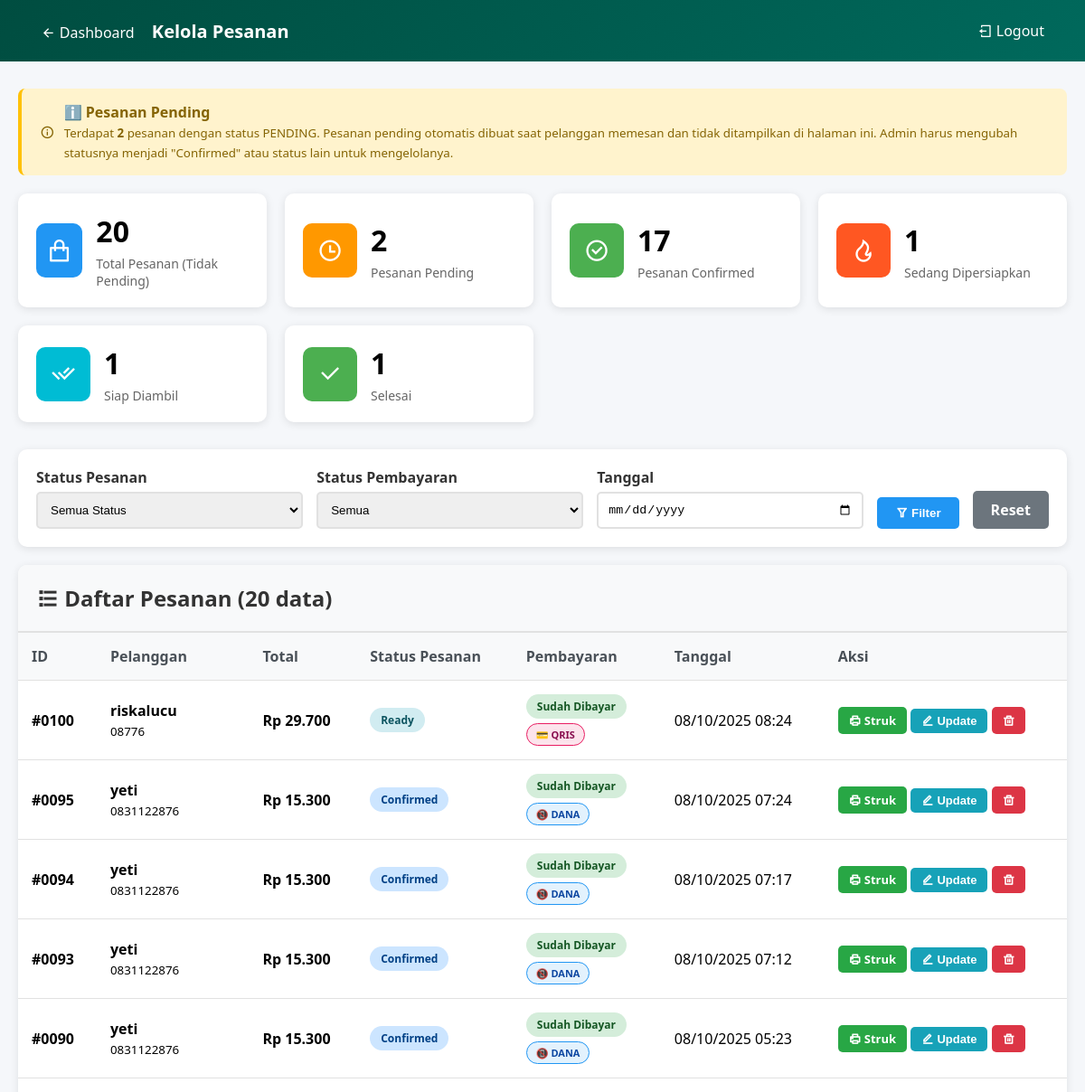
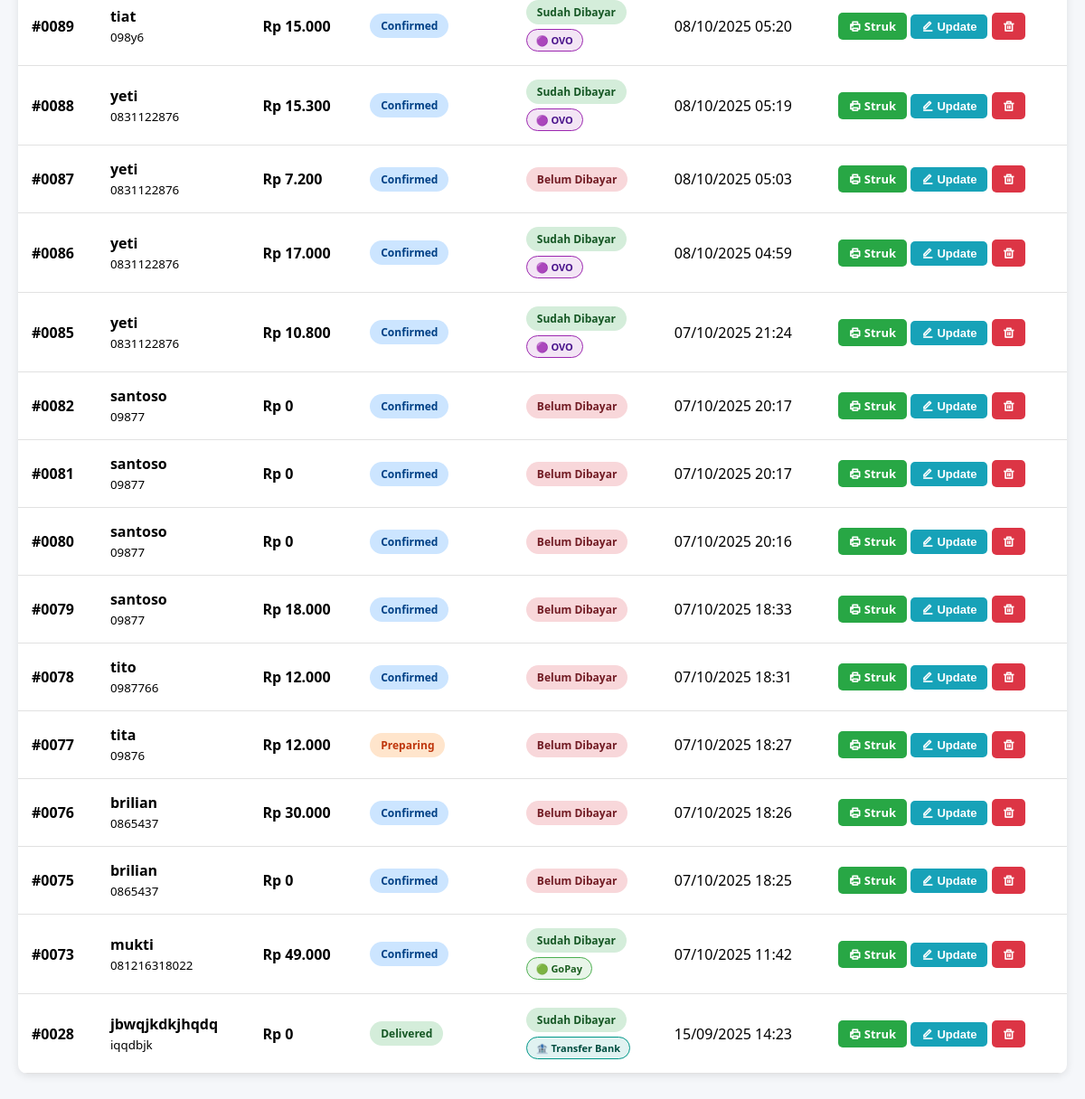
Screenshot of /website/admin_pesanan.php (signed in) with the database file from the repository (2 pictures, top to bottom).
### tables this page shows
CREATE TABLE IF NOT EXISTS `tb_pesanan` (
  `id_pesanan` int NOT NULL AUTO_INCREMENT,
  `id_pembeli` int DEFAULT NULL,
  `is_member` tinyint DEFAULT NULL,
  `tanggal` datetime DEFAULT NULL,
  `catatan` text,
  `status_pesanan` enum('pending','confirmed','preparing','ready','delivered','cancelled') DEFAULT NULL,
  `status_pembayaran` enum('paid','unpaid') DEFAULT NULL,
  `metode_pembayaran` enum('gopay','dana','ovo','shopeepay','qris','transfer_bank') DEFAULT NULL,
  PRIMARY KEY (`id_pesanan`),
  KEY `FK_tb_pesanan_tb_pembeli` (`id_pembeli`),
  CONSTRAINT `FK_tb_pesanan_tb_pembeli` FOREIGN KEY (`id_pembeli`) REFERENCES `tb_pembeli` (`id_pembeli`) ON DELETE CASCADE ON UPDATE CASCADE
);

CREATE TABLE IF NOT EXISTS `tb_pembeli` (
  `id_pembeli` int NOT NULL AUTO_INCREMENT,
  `nama_pembeli` varchar(100) DEFAULT NULL,
  `nomor_pembeli` varchar(15) DEFAULT NULL,
  `alamat` text,
  PRIMARY KEY (`id_pembeli`)
);

### website/admin_pesanan.php (the view, shortened to what this page needs)
<?php
include "koneksi.php";
$columns_check = mysqli_query($koneksi, "SHOW COLUMNS FROM tb_pesanan LIKE 'status_pembayaran'");
$has_payment_status = mysqli_num_rows($columns_check) > 0;
$method_check = mysqli_query($koneksi, "SHOW COLUMNS FROM tb_pesanan LIKE 'metode_pembayaran'");
$has_payment_method = mysqli_num_rows($method_check) > 0;
$filter_tanggal = isset($_GET['tanggal']) && trim($_GET['tanggal']) != '' ? mysqli_real_escape_string($koneksi, trim($_GET['tanggal'])) : '';
$where = [];
$where[] = "p.status_pesanan != 'pending'";
$where_clause = count($where) > 0 ? "WHERE " . implode(" AND ", $where) : "";
$query = "
    SELECT p.*, b.nama_pembeli, b.nomor_pembeli, b.alamat" .
    ($has_payment_status ? ", p.status_pembayaran" : "") .
    ($has_payment_method ? ", p.metode_pembayaran" : "") . ",
           (SELECT SUM(subtotal) FROM tb_detailpembayaran WHERE id_pesanan = p.id_pesanan) as total
    FROM tb_pesanan p
    JOIN tb_pembeli b ON p.id_pembeli = b.id_pembeli
    $where_clause
    ORDER BY p.tanggal DESC
";
$pesanan = mysqli_query($koneksi, $query);
$total_where = "WHERE p.status_pesanan != 'pending'";
$total_query = "SELECT COUNT(*) as c FROM tb_pesanan p $total_where";
$total_result = mysqli_query($koneksi, $total_query);
$total_pesanan = mysqli_fetch_assoc($total_result)['c'] ?? 0;
$pending_count = mysqli_fetch_assoc(mysqli_query($koneksi, "SELECT COUNT(*) as c FROM tb_pesanan p WHERE p.status_pesanan = 'pending'"))['c'] ?? 0;
$confirmed = mysqli_fetch_assoc(mysqli_query($koneksi, "SELECT COUNT(*) as c FROM tb_pesanan p WHERE p.status_pesanan = 'confirmed'"))['c'] ?? 0;
$preparing = mysqli_fetch_assoc(mysqli_query($koneksi, "SELECT COUNT(*) as c FROM tb_pesanan p WHERE p.status_pesanan = 'preparing'"))['c'] ?? 0;
$ready = mysqli_fetch_assoc(mysqli_query($koneksi, "SELECT COUNT(*) as c FROM tb_pesanan p WHERE p.status_pesanan = 'ready'"))['c'] ?? 0;
$selesai = mysqli_fetch_assoc(mysqli_query($koneksi, "SELECT COUNT(*) as c FROM tb_pesanan p WHERE p.status_pesanan = 'delivered'"))['c'] ?? 0;
?>
<!DOCTYPE html>
<html lang="id">
<head>
    <link rel="stylesheet" href="https://cdnjs.cloudflare.com/ajax/libs/remixicon/4.6.0/remixicon.min.css">
</head>
<body>
    <div class="header">
        <div>
            <a href="admin_dashboard.php"><i class="ri-arrow-left-line"></i> Dashboard</a>
            <span style="font-size: 20px; font-weight: bold;">Kelola Pesanan</span>
        </div>
        <a href="admin_logout.php"><i class="ri-logout-box-line"></i> Logout</a>
    </div>
    <div class="container">
        <div class="info-box">
            <i class="ri-information-line"></i>
            <div>
                <strong>ℹ️ Pesanan Pending</strong>
                <br>
                <small>Terdapat <strong><?= $pending_count ?></strong> pesanan dengan status PENDING. Pesanan pending otomatis dibuat saat pelanggan memesan dan tidak ditampilkan di halaman ini. Admin harus mengubah statusnya menjadi "Confirmed" atau status lain untuk mengelolanya.</small>
            </div>
        </div>
        <div class="stats-grid">
            <div class="stat-card">
                <div class="stat-icon total"><i class="ri-shopping-bag-line"></i></div>
                <div class="stat-info">
                    <h3><?= $total_pesanan ?></h3>
                    <p>Total Pesanan (Tidak Pending)</p>
                </div>
            </div>
            <div class="stat-card">
                <div class="stat-icon pending"><i class="ri-time-line"></i></div>
                <div class="stat-info">
                    <h3><?= $pending_count ?></h3>
                    <p>Pesanan Pending</p>
                </div>
            </div>
            <div class="stat-card">
                <div class="stat-icon confirmed"><i class="ri-checkbox-circle-line"></i></div>
                <div class="stat-info">
                    <h3><?= $confirmed ?></h3>
                    <p>Pesanan Confirmed</p>
                </div>
            </div>
            <div class="stat-card">
                <div class="stat-icon preparing"><i class="ri-fire-line"></i></div>
                <div class="stat-info">
                    <h3><?= $preparing ?></h3>
                    <p>Sedang Dipersiapkan</p>
                </div>
            </div>
            <div class="stat-card">
                <div class="stat-icon ready"><i class="ri-check-double-line"></i></div>
                <div class="stat-info">
                    <h3><?= $ready ?></h3>
                    <p>Siap Diambil</p>
                </div>
            </div>
            <div class="stat-card">
                <div class="stat-icon selesai"><i class="ri-check-line"></i></div>
                <div class="stat-info">
                    <h3><?= $selesai ?></h3>
                    <p>Selesai</p>
                </div>
            </div>
        </div>
        <form class="filters" method="GET" action="admin_pesanan.php">
            <div class="filter-group">
                <label>Status Pesanan</label>
                <select name="status">
                    <option value="">Semua Status</option>
                </select>
            </div>
            <?php if ($has_payment_status): ?>
            <div class="filter-group">
                <label>Status Pembayaran</label>
                <select name="pembayaran">
                    <option value="">Semua</option>
                </select>
            </div>
            <?php endif; ?>
            <div class="filter-group">
                <label>Tanggal</label>
                <input type="date" name="tanggal" value="<?= htmlspecialchars($filter_tanggal) ?>">
            </div>
            <button type="submit" class="btn btn-primary">
                <i class="ri-filter-line"></i> Filter
            </button>
            <a href="admin_pesanan.php" class="btn btn-secondary">Reset</a>
        </form>
        <div class="card">
            <div class="card-header">
                <h2><i class="ri-list-check"></i> Daftar Pesanan (<?= mysqli_num_rows($pesanan) ?> data)</h2>
            </div>
            <table>
                <thead>
                    <tr>
                        <th>ID</th>
                        <th>Pelanggan</th>
                        <th>Total</th>
                        <th>Status Pesanan</th>
                        <?php if ($has_payment_status): ?>
                        <th>Pembayaran</th>
                        <?php endif; ?>
                        <th>Tanggal</th>
                        <th>Aksi</th>
                    </tr>
                </thead>
                <tbody>
                    <?php if(mysqli_num_rows($pesanan) > 0): ?>
                        <?php while($p = mysqli_fetch_assoc($pesanan)):
                            $id_pesanan = $p['id_pesanan'] ?? 0;
                            $nama_pembeli = $p['nama_pembeli'] ?? '-';
                            $nomor_pembeli = $p['nomor_pembeli'] ?? '-';
                            $total = $p['total'] ?? 0;
                            $status_pesanan = $p['status_pesanan'] ?? 'pending';
                            $status_pembayaran = $p['status_pembayaran'] ?? 'unpaid';
                            $metode_pembayaran = $p['metode_pembayaran'] ?? null;
                            $tanggal = $p['tanggal'] ?? date('Y-m-d H:i:s');
                            $metode_display = [
                                'gopay' => '🟢 GoPay',
                                'dana' => '📵 DANA',
                                'ovo' => '🟣 OVO',
                                'qris' => '💳 QRIS',
                                'transfer_bank' => '🏦 Transfer Bank',
                                'cash' => '💵 Tunai'
                            ];
                        ?>
                        <tr>
                            <td><strong>#<?= str_pad($id_pesanan, 4, '0', STR_PAD_LEFT) ?></strong></td>
                            <td>
                                <strong><?= htmlspecialchars($nama_pembeli) ?></strong><br>
                                <small><?= htmlspecialchars($nomor_pembeli) ?></small>
                            </td>
                            <td><strong>Rp <?= number_format($total, 0, ',', '.') ?></strong></td>
                            <td>
                                <span class="status-badge status-<?= $status_pesanan ?>">
                                    <?= ucfirst($status_pesanan) ?>
                                </span>
                            </td>
                            <?php if ($has_payment_status): ?>
                            <td>
                                <span class="status-badge status-<?= $status_pembayaran ?>">
                                    <?= $status_pembayaran=='paid'?'Sudah Dibayar':'Belum Dibayar' ?>
                                </span>
                                <?php if ($status_pembayaran == 'paid' && $metode_pembayaran): ?>
                                <br>
                                <span class="payment-method method-<?= $metode_pembayaran ?>">
                                    <?= $metode_display[$metode_pembayaran] ?? ucfirst($metode_pembayaran) ?>
                                </span>
                                <?php endif; ?>
                            </td>
                            <?php endif; ?>
                            <td><?= date('d/m/Y H:i', strtotime($tanggal)) ?></td>
                            <td>
                                <a href="print_struk.php?id=<?= $id_pesanan ?>" target="_blank" class="btn btn-success btn-sm">
                                    <i class="ri-printer-line"></i> Struk
                                </a>
                                <button class="btn btn-info btn-sm" onclick="updateStatus(<?= $id_pesanan ?>, '<?= $status_pesanan ?>', '<?= $status_pembayaran ?>', '<?= $metode_pembayaran ?>')">
                                    <i class="ri-edit-line"></i> Update
                                </button>
                                <a href="?delete=<?= $id_pesanan ?>" class="btn btn-danger btn-sm"
                                   onclick="return confirm('Yakin ingin menghapus pesanan ini?')">
                                    <i class="ri-delete-bin-line"></i>
                                </a>
                            </td>
                        </tr>
                        <?php endwhile; ?>
                    <?php endif; ?>
                </tbody>
            </table>
        </div>
    </div>
</body>
</html>

### website/admin_pesanan.php (style rules this page uses)
* { margin: 0; padding: 0; box-sizing: border-box; }
body { font-family: 'Segoe UI', Arial; background: #f5f7fa; }
.header { background: linear-gradient(135deg, #004d40 0%, #00695c 100%); color: white; padding: 15px 30px; display: flex; justify-content: space-between; align-items: center; }
.header a { color: white; text-decoration: none; padding: 8px 15px; border-radius: 5px; transition: background 0.3s; }
.container { max-width: 1400px; margin: 30px auto; padding: 0 20px; }
.stats-grid { display: grid; grid-template-columns: repeat(auto-fit, minmax(250px, 1fr)); gap: 20px; margin-bottom: 30px; }
.stat-card { background: white; padding: 20px; border-radius: 10px; box-shadow: 0 2px 10px rgba(0,0,0,0.1); display: flex; align-items: center; gap: 15px; }
.stat-icon { width: 60px; height: 60px; border-radius: 10px; display: flex; align-items: center; justify-content: center; font-size: 28px; color: white; }
.stat-icon.total { background: #2196f3; }
.stat-icon.pending { background: #ff9800; }
.stat-icon.confirmed { background: #4caf50; }
.stat-icon.preparing { background: #ff5722; }
.stat-icon.ready { background: #00bcd4; }
.stat-icon.selesai { background: #4caf50; }
.stat-info h3 { font-size: 32px; margin-bottom: 5px; }
.stat-info p { color: #666; font-size: 14px; }
.info-box { background: #fff3cd; color: #856404; padding: 15px 20px; border-radius: 8px; margin-bottom: 20px; border-left: 4px solid #ffc107; display: flex; align-items: center; gap: 10px; }
.filters { background: white; padding: 20px; border-radius: 10px; margin-bottom: 20px; box-shadow: 0 2px 10px rgba(0,0,0,0.1); display: flex; gap: 15px; flex-wrap: wrap; align-items: end; }
.filter-group { flex: 1; min-width: 200px; }
.filter-group label { display: block; margin-bottom: 5px; font-weight: 600; color: #333; }
.filter-group select, .filter-group input { width: 100%; padding: 10px; border: 2px solid #e1e1e1; border-radius: 5px; }
.btn { padding: 10px 20px; border: none; border-radius: 5px; cursor: pointer; font-weight: 600; text-decoration: none; display: inline-block; }
.btn-primary { background: #2196f3; color: white; }
.btn-secondary { background: #6c757d; color: white; }
.btn-success { background: #28a745; color: white; }
.btn-info { background: #17a2b8; color: white; }
.btn-danger { background: #dc3545; color: white; }
.btn-sm { padding: 6px 12px; font-size: 13px; }
.card { background: white; border-radius: 10px; box-shadow: 0 2px 10px rgba(0,0,0,0.1); overflow: hidden; }
.card-header { background: #f8f9fa; padding: 20px; border-bottom: 2px solid #e1e1e1; }
.card-header h2 { margin: 0; color: #333; }
table { width: 100%; border-collapse: collapse; }
th, td { padding: 15px; text-align: left; border-bottom: 1px solid #e1e1e1; }
th { background: #f8f9fa; font-weight: 600; color: #495057; }
.status-badge { padding: 5px 12px; border-radius: 20px; font-size: 12px; font-weight: 600; display: inline-block; }
.status-confirmed { background: #cce5ff; color: #004085; }
.status-preparing { background: #ffe5cc; color: #bf360c; }
.status-ready { background: #d1ecf1; color: #0c5460; }
.status-delivered { background: #d4edda; color: #155724; }
.status-paid { background: #d4edda; color: #155724; }
.status-unpaid { background: #f8d7da; color: #721c24; }
.payment-method { display: inline-flex; align-items: center; gap: 5px; padding: 4px 10px; border-radius: 15px; font-size: 11px; font-weight: 600; margin-top: 5px; }
.method-gopay { background: #e8f5e9; color: #1b5e20; border: 1px solid #4caf50; }
.method-dana { background: #e3f2fd; color: #0d47a1; border: 1px solid #2196f3; }
.method-ovo { background: #f3e5f5; color: #4a148c; border: 1px solid #9c27b0; }
.method-qris { background: #fce4ec; color: #880e4f; border: 1px solid #e91e63; }
.method-transfer_bank { background: #e0f2f1; color: #004d40; border: 1px solid #009688; }

### rows the page displays
tb_pesanan: id_pesanan "0100", id_pembeli.nama_pembeli "riskalucu", id_pembeli.nomor_pembeli "08776", total "29.700", status_pesanan "Ready", status_pembayaran "Sudah Dibayar", metode_pembayaran "💳 QRIS"
tb_pesanan: id_pesanan "0095", id_pembeli.nama_pembeli "yeti", id_pembeli.nomor_pembeli "0831122876", total "15.300", status_pesanan "Confirmed", status_pembayaran "Sudah Dibayar", metode_pembayaran "📵 DANA"
tb_pesanan: id_pesanan "0094", id_pembeli.nama_pembeli "yeti", id_pembeli.nomor_pembeli "0831122876", total "15.300", status_pesanan "Confirmed", status_pembayaran "Sudah Dibayar", metode_pembayaran "📵 DANA"
tb_pesanan: id_pesanan "0093", id_pembeli.nama_pembeli "yeti", id_pembeli.nomor_pembeli "0831122876", total "15.300", status_pesanan "Confirmed", status_pembayaran "Sudah Dibayar", metode_pembayaran "📵 DANA"
tb_pesanan: id_pesanan "0090", id_pembeli.nama_pembeli "yeti", id_pembeli.nomor_pembeli "0831122876", total "15.300", status_pesanan "Confirmed", status_pembayaran "Sudah Dibayar", metode_pembayaran "📵 DANA"
tb_pesanan: id_pesanan "0089", id_pembeli.nama_pembeli "tiat", id_pembeli.nomor_pembeli "098y6", total "15.000", status_pesanan "Confirmed", status_pembayaran "Sudah Dibayar", metode_pembayaran "🟣 OVO"
tb_pesanan: id_pesanan "0088", id_pembeli.nama_pembeli "yeti", id_pembeli.nomor_pembeli "0831122876", total "15.300", status_pesanan "Confirmed", status_pembayaran "Sudah Dibayar", metode_pembayaran "🟣 OVO"
tb_pesanan: id_pesanan "0087", id_pembeli.nama_pembeli "yeti", id_pembeli.nomor_pembeli "0831122876", total "7.200", status_pesanan "Confirmed", status_pembayaran "Belum Dibayar"
tb_pesanan: id_pesanan "0086", id_pembeli.nama_pembeli "yeti", id_pembeli.nomor_pembeli "0831122876", total "17.000", status_pesanan "Confirmed", status_pembayaran "Sudah Dibayar", metode_pembayaran "🟣 OVO"
tb_pesanan: id_pesanan "0085", id_pembeli.nama_pembeli "yeti", id_pembeli.nomor_pembeli "0831122876", total "10.800", status_pesanan "Confirmed", status_pembayaran "Sudah Dibayar", metode_pembayaran "🟣 OVO"
tb_pesanan: id_pesanan "0082", id_pembeli.nama_pembeli "santoso", id_pembeli.nomor_pembeli "09877", total "0", status_pesanan "Confirmed", status_pembayaran "Belum Dibayar"
tb_pesanan: id_pesanan "0081", id_pembeli.nama_pembeli "santoso", id_pembeli.nomor_pembeli "09877", total "0", status_pesanan "Confirmed", status_pembayaran "Belum Dibayar"
tb_pesanan: id_pesanan "0080", id_pembeli.nama_pembeli "santoso", id_pembeli.nomor_pembeli "09877", total "0", status_pesanan "Confirmed", status_pembayaran "Belum Dibayar"
tb_pesanan: id_pesanan "0079", id_pembeli.nama_pembeli "santoso", id_pembeli.nomor_pembeli "09877", total "18.000", status_pesanan "Confirmed", status_pembayaran "Belum Dibayar"
tb_pesanan: id_pesanan "0078", id_pembeli.nama_pembeli "tito", id_pembeli.nomor_pembeli "0987766", total "12.000", status_pesanan "Confirmed", status_pembayaran "Belum Dibayar"
tb_pesanan: id_pesanan "0077", id_pembeli.nama_pembeli "tita", id_pembeli.nomor_pembeli "09876", total "12.000", status_pesanan "Preparing", status_pembayaran "Belum Dibayar"
tb_pesanan: id_pesanan "0076", id_pembeli.nama_pembeli "brilian", id_pembeli.nomor_pembeli "0865437", total "30.000", status_pesanan "Confirmed", status_pembayaran "Belum Dibayar"
tb_pesanan: id_pesanan "0075", id_pembeli.nama_pembeli "brilian", id_pembeli.nomor_pembeli "0865437", total "0", status_pesanan "Confirmed", status_pembayaran "Belum Dibayar"
tb_pesanan: id_pesanan "0073", id_pembeli.nama_pembeli "mukti", id_pembeli.nomor_pembeli "081216318022", total "49.000", status_pesanan "Confirmed", status_pembayaran "Sudah Dibayar", metode_pembayaran "🟢 GoPay"
tb_pesanan: id_pesanan "0028", id_pembeli.nama_pembeli "jbwqjkdkjhqdq", id_pembeli.nomor_pembeli "iqqdbjk", total "0", status_pesanan "Delivered", status_pembayaran "Sudah Dibayar", metode_pembayaran "🏦 Transfer Bank"

### other values shown
$pending_count "2"
$total_pesanan "20"
$confirmed "17"
$preparing "1"
$ready "1"
$selesai "1"
mysqli_num_rows($pesanan) "20"
